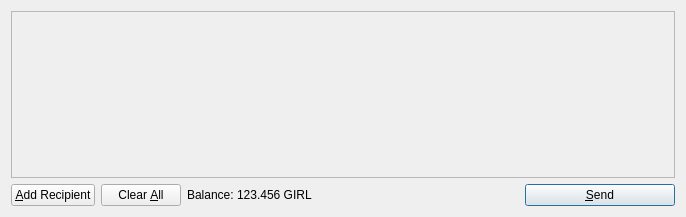
<?xml version="1.0" encoding="UTF-8"?>
<ui version="4.0">
 <class>SendCoinsDialog</class>
 <widget class="QDialog" name="SendCoinsDialog">
  <property name="geometry">
   <rect>
    <x>0</x>
    <y>0</y>
    <width>686</width>
    <height>217</height>
   </rect>
  </property>
  <property name="windowTitle">
   <string>Send Coins</string>
  </property>
  <layout class="QVBoxLayout" name="verticalLayout">
   <item>
    <widget class="QScrollArea" name="scrollArea">
     <property name="widgetResizable">
      <bool>true</bool>
     </property>
     <widget class="QWidget" name="scrollAreaWidgetContents">
      <property name="geometry">
       <rect>
        <x>0</x>
        <y>0</y>
        <width>666</width>
        <height>165</height>
       </rect>
      </property>
      <layout class="QVBoxLayout" name="verticalLayout_2">
       <property name="margin">
        <number>0</number>
       </property>
       <item>
        <layout class="QVBoxLayout" name="entries">
         <property name="spacing">
          <number>6</number>
         </property>
        </layout>
       </item>
       <item>
        <spacer name="verticalSpacer">
         <property name="orientation">
          <enum>Qt::Vertical</enum>
         </property>
         <property name="sizeHint" stdset="0">
          <size>
           <width>20</width>
           <height>40</height>
          </size>
         </property>
        </spacer>
       </item>
      </layout>
     </widget>
    </widget>
   </item>
   <item>
    <layout class="QHBoxLayout" name="horizontalLayout">
     <item>
      <widget class="QPushButton" name="addButton">
       <property name="toolTip">
        <string>Send to multiple recipients at once</string>
       </property>
       <property name="text">
        <string>&amp;Add Recipient</string>
       </property>
       <property name="icon">
        <iconset resource="../bitcoin.qrc">
         <normaloff>:/icons/add</normaloff>:/icons/add</iconset>
       </property>
       <property name="autoDefault">
        <bool>false</bool>
       </property>
      </widget>
     </item>
     <item>
      <widget class="QPushButton" name="clearButton">
       <property name="sizePolicy">
        <sizepolicy hsizetype="Minimum" vsizetype="Fixed">
         <horstretch>0</horstretch>
         <verstretch>0</verstretch>
        </sizepolicy>
       </property>
       <property name="toolTip">
        <string>Remove all transaction fields</string>
       </property>
       <property name="text">
        <string>Clear &amp;All</string>
       </property>
       <property name="icon">
        <iconset resource="../bitcoin.qrc">
         <normaloff>:/icons/remove</normaloff>:/icons/remove</iconset>
       </property>
       <property name="autoRepeatDelay">
        <number>300</number>
       </property>
       <property name="autoDefault">
        <bool>false</bool>
       </property>
      </widget>
     </item>
     <item>
      <layout class="QHBoxLayout" name="horizontalLayout_2">
       <property name="spacing">
        <number>3</number>
       </property>
       <item>
        <widget class="QLabel" name="label">
         <property name="text">
          <string>Balance:</string>
         </property>
        </widget>
       </item>
       <item>
        <widget class="QLabel" name="labelBalance">
         <property name="cursor">
          <cursorShape>IBeamCursor</cursorShape>
         </property>
         <property name="text">
          <string>123.456 GIRL</string>
         </property>
         <property name="textInteractionFlags">
          <set>Qt::LinksAccessibleByMouse|Qt::TextSelectableByKeyboard|Qt::TextSelectableByMouse</set>
         </property>
        </widget>
       </item>
      </layout>
     </item>
     <item>
      <spacer name="horizontalSpacer">
       <property name="orientation">
        <enum>Qt::Horizontal</enum>
       </property>
       <property name="sizeHint" stdset="0">
        <size>
         <width>40</width>
         <height>20</height>
        </size>
       </property>
      </spacer>
     </item>
     <item>
      <widget class="QPushButton" name="sendButton">
       <property name="minimumSize">
        <size>
         <width>150</width>
         <height>0</height>
        </size>
       </property>
       <property name="toolTip">
        <string>Confirm the send action</string>
       </property>
       <property name="text">
        <string>&amp;Send</string>
       </property>
       <property name="icon">
        <iconset resource="../bitcoin.qrc">
         <normaloff>:/icons/send</normaloff>:/icons/send</iconset>
       </property>
       <property name="default">
        <bool>true</bool>
       </property>
      </widget>
     </item>
    </layout>
   </item>
  </layout>
 </widget>
 <resources>
  <include location="../bitcoin.qrc"/>
 </resources>
 <connections/>
</ui>
